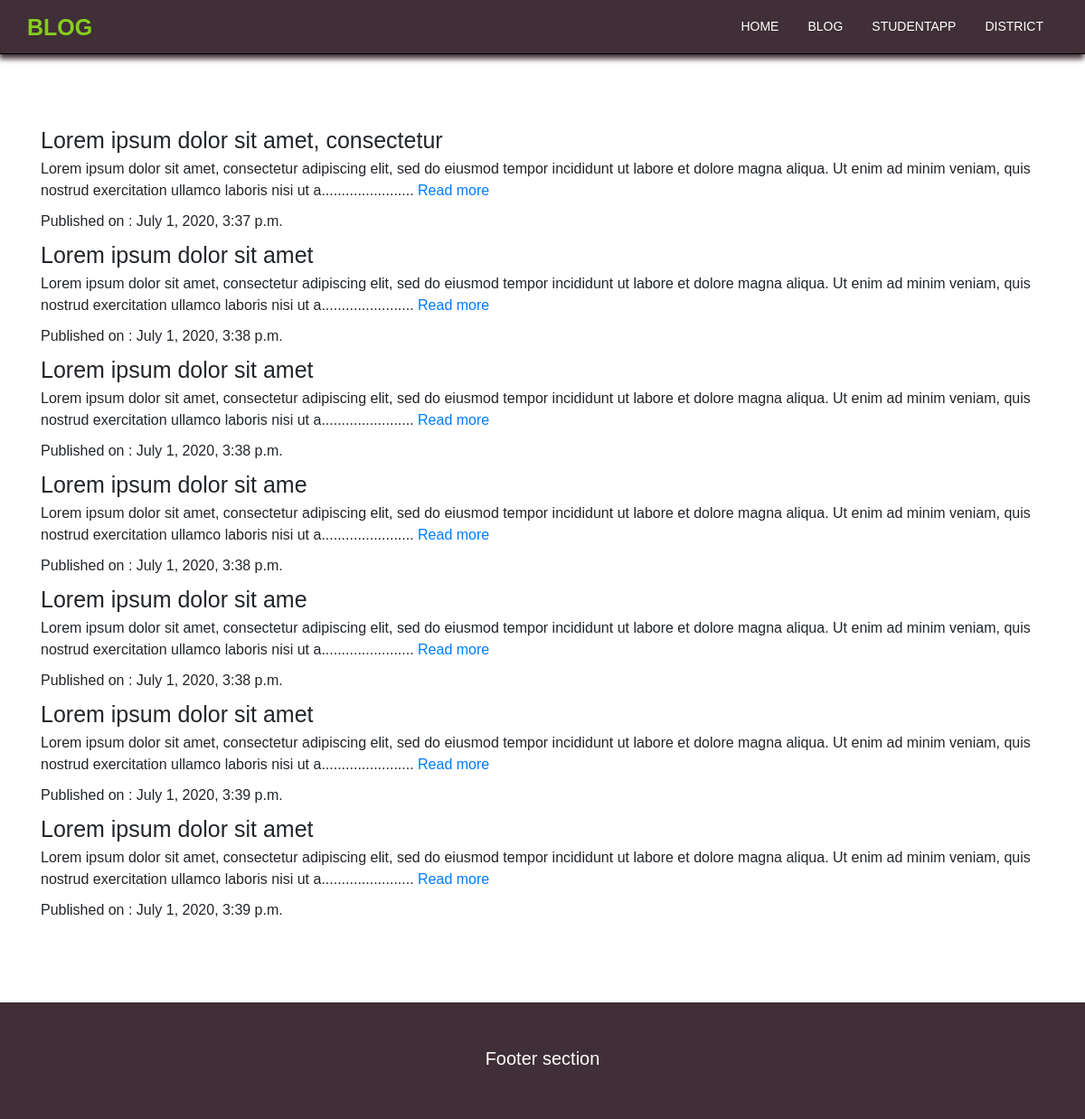
The page / on the database its author committed.
### Blog/models.py (models this page shows, shortened)
class Blog(models.Model):
    title = models.CharField(max_length=250)
    blog_text = models.TextField()
    publish_date = models.DateTimeField(auto_now_add=True)

### Blog/views.py (the view)
# urls.py: path('', views.home, name='blog-list'),
def home(request):
    blogs = Blog.objects.all()
    context = {
        'blogs': blogs
    }
    return render(request, 'Blog/blog_list.html', context)

### Blog/templatetags/custom_filters.py (called while the page is built)
def range_filter(value):
    return value[0:200] + "......................."

### templates/blog/blog_list.html (shortened to what this page needs)
{% extends 'base.html' %}
{% load custom_filters %}
{% block body_block %}
              {% for blog in blogs %}
              <h1>{{ blog.title }}</h1>
              <p>{{ blog.blog_text | range_filter }} <a href="{% url 'Blog:blog-detail' blog_id=blog.pk %}">Read more</a></p>
              <p>Published on : {{ blog.publish_date }}</p>
              {% endfor %}
{% endblock %}

### static/resources/css/main.css (style rules this page uses)
* { margin: 0; padding: 0; box-sizing: border-box; }
html { scroll-behavior: smooth; font-size: 62.5%; }
body { font-family: Titillium Web, sans-serif; }
p { font-size: 1.6rem; }

### rows shown on the page
Blog: title "Lorem ipsum dolor sit amet, consectetur", blog_text|range_filter "Lorem ipsum dolor sit amet, consectetur adipiscing elit, sed do eiusmod tempor incididunt ut labore et dolore magna aliqua. Ut enim ad minim veniam, quis nostrud exercitation ullamco laboris nisi ut a.......................", publish_date "July 1, 2020, 3:37 p.m."
Blog: title "Lorem ipsum dolor sit amet", blog_text|range_filter "Lorem ipsum dolor sit amet, consectetur adipiscing elit, sed do eiusmod tempor incididunt ut labore et dolore magna aliqua. Ut enim ad minim veniam, quis nostrud exercitation ullamco laboris nisi ut a.......................", publish_date "July 1, 2020, 3:38 p.m."
Blog: title "Lorem ipsum dolor sit amet", blog_text|range_filter "Lorem ipsum dolor sit amet, consectetur adipiscing elit, sed do eiusmod tempor incididunt ut labore et dolore magna aliqua. Ut enim ad minim veniam, quis nostrud exercitation ullamco laboris nisi ut a.......................", publish_date "July 1, 2020, 3:38 p.m."
Blog: title "Lorem ipsum dolor sit ame", blog_text|range_filter "Lorem ipsum dolor sit amet, consectetur adipiscing elit, sed do eiusmod tempor incididunt ut labore et dolore magna aliqua. Ut enim ad minim veniam, quis nostrud exercitation ullamco laboris nisi ut a.......................", publish_date "July 1, 2020, 3:38 p.m."
Blog: title "Lorem ipsum dolor sit ame", blog_text|range_filter "Lorem ipsum dolor sit amet, consectetur adipiscing elit, sed do eiusmod tempor incididunt ut labore et dolore magna aliqua. Ut enim ad minim veniam, quis nostrud exercitation ullamco laboris nisi ut a.......................", publish_date "July 1, 2020, 3:38 p.m."
Blog: title "Lorem ipsum dolor sit amet", blog_text|range_filter "Lorem ipsum dolor sit amet, consectetur adipiscing elit, sed do eiusmod tempor incididunt ut labore et dolore magna aliqua. Ut enim ad minim veniam, quis nostrud exercitation ullamco laboris nisi ut a.......................", publish_date "July 1, 2020, 3:39 p.m."
Blog: title "Lorem ipsum dolor sit amet", blog_text|range_filter "Lorem ipsum dolor sit amet, consectetur adipiscing elit, sed do eiusmod tempor incididunt ut labore et dolore magna aliqua. Ut enim ad minim veniam, quis nostrud exercitation ullamco laboris nisi ut a.......................", publish_date "July 1, 2020, 3:39 p.m."
